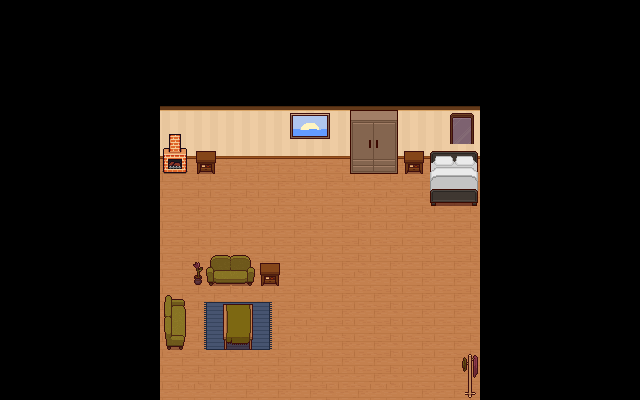

This game map was drawn from its Tiled (.tmx) file and the tilesets committed beside it. A one-line description and the trimmed map source follow:
An orthogonal 40x25 tile map with 16x16 px tiles, 6 tile layers (Tile Layer 1, Ground2, Bottom1, Bottom2, ...), 5 tilesets and 3 objects.

<map version="1.10" tiledversion="1.12.1" orientation="orthogonal" renderorder="right-down" width="40" height="25" tilewidth="16" tileheight="16" infinite="0" nextlayerid="8" nextobjectid="4">
 <tileset firstgid="1" source="../tilesets/Tile10.tsx" />
 <tileset firstgid="2347" source="../tilesets/Tile13.tsx" />
 <tileset firstgid="2483" source="../tilesets/Tile11.tsx" />
 <tileset firstgid="2693" source="../tilesets/Tile15.tsx" />
 <tileset firstgid="3269" source="../tilesets/Tile12.tsx" />
 <layer id="1" name="Tile Layer 1" width="40" height="25">
  <data>[1000 cells, 1000 non-empty, 850 distinct tile ids]</data>
 </layer>
 <layer id="2" name="Ground2" width="40" height="25">
  <data>[1000 cells, 380 non-empty, 13 distinct tile ids]</data>
 </layer>
 <layer id="5" name="Bottom1" width="40" height="25">
  <data>[1000 cells, 80 non-empty, 80 distinct tile ids]</data>
 </layer>
 <objectgroup id="7" name="Sleep">
  <object id="1" x="414.909" y="156.727" width="16.7273" height="68" />
  <object id="2" x="416" y="203.273" width="62.9091" height="21.6364" />
  <object id="3" x="517.455" y="190.727" height="0.181818" />
 </objectgroup>
 <layer id="6" name="Bottom2" width="40" height="25">
  <data>[1000 cells, 64 non-empty, 60 distinct tile ids]</data>
 </layer>
 <layer id="4" name="Player" width="40" height="25">
  <data>[1000 cells, 0 non-empty, 0 distinct tile ids]</data>
 </layer>
 <layer id="3" name="Above1" width="40" height="25">
  <data>[1000 cells, 0 non-empty, 0 distinct tile ids]</data>
 </layer>
</map>
